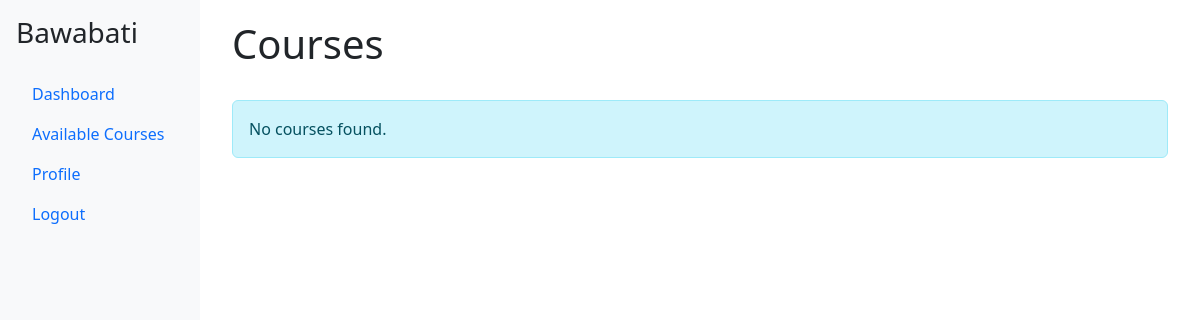
Before: /courses/ (signed in) with the older database file.
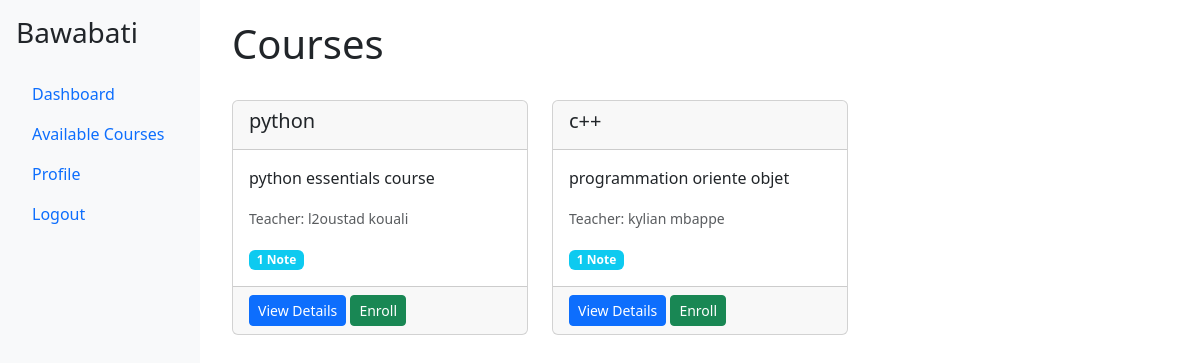
After: the same page with the newer database file.
### bawabati_app/models.py (models this page shows, shortened)
class Course(models.Model):
    title = models.CharField(max_length=200)
    description = models.TextField()
    assigned_teacher = models.ForeignKey(User, on_delete=models.CASCADE, limit_choices_to={'userprofile__role': 'teacher'})
    students = models.ManyToManyField(User, through='Enrollment', related_name='enrolled_courses', limit_choices_to={'userprofile__role': 'student'})
    created_at = models.DateTimeField(auto_now_add=True)
    updated_at = models.DateTimeField(auto_now=True)
    specialisation = models.CharField(max_length=100, blank=True)
    capacity = models.PositiveIntegerField(default=30)  # Or whatever default you want
    end_date = models.DateField(default=get_default_end_date)
    start_date=models.DateTimeField(auto_now_add=True)

### bawabati_app/views.py (the view)
# urls.py: path('courses/', views.CourseListView.as_view(), name='course_list'),
class CourseListView(LoginRequiredMixin, ListView):
    model = Course
    template_name = 'bawabati_app/course_list.html'
    context_object_name = 'courses'
    def get_queryset(self):
        user = self.request.user
        if is_admin(user):
            return Course.objects.all()
        elif is_teacher(user):
            return Course.objects.filter(assigned_teacher=user)
        else:  # student
            enrollments = Enrollment.objects.filter(student=user)
            return Course.objects.filter(id__in=[e.course.id for e in enrollments])

### bawabati_app/views.py (called while the page is built)
def is_admin(user):
    return hasattr(user, 'userprofile') and user.userprofile.role == 'admin'

def is_teacher(user):
    return hasattr(user, 'userprofile') and user.userprofile.role == 'teacher'

### bawabati_app/templates/bawabati_app/course_list.html (shortened to what this page needs)
{% extends "bawabati_app/base.html" %}
{% block content %}
<div class="container-fluid">
    <div class="d-flex justify-content-between align-items-center mb-4">
        <h1>Courses</h1>
    </div>
    <div class="row">
        {% for course in courses %}
        <div class="col-md-4 mb-4">
            <div class="card h-100">
                <div class="card-header">
                    <h5 class="card-title">{{ course.title }}</h5>
                </div>
                <div class="card-body">
                    <p class="card-text">{{ course.description|truncatewords:25 }}</p>
                    <p class="card-text"><small class="text-muted">
                        Teacher: {{ course.assigned_teacher.get_full_name|default:course.assigned_teacher.username }}
                    </small></p>
                    {% with note_count=course.notes.count %}
                    <p class="card-text">
                        <span class="badge bg-info">{{ note_count }} Note{{ note_count|pluralize }}</span>
                    </p>
                    {% endwith %}
                </div>
                <div class="card-footer">
                    <a href="{% url 'course_detail' course.id %}" class="btn btn-sm btn-primary">View Details</a>
                    {% if user.userprofile.role == 'student' %}
                    {% if course in user.enrollment_set.all %}
                    <span class="badge bg-success">Enrolled</span>
                    {% else %}
                    <a href="{% url 'enroll_course' course.id %}" class="btn btn-sm btn-success">
                         Enroll
                    </a>
                    {% endif %}
                    {% endif %}
                </div>
            </div>
        </div>
        {% empty %}
        <div class="col-12">
            <div class="alert alert-info">
                No courses found.
            </div>
        </div>
        {% endfor %}
    </div>
</div>
{% endblock %}

Changed rows visible on the page:
now on this page (row edited): Course: title "python", description "python essentials course", assigned_teacher.get_full_name "l2oustad kouali", notes.count "1"
added Course: title "c++", description "programmation oriente objet", assigned_teacher.get_full_name "kylian mbappe", notes.count "1"
Other visible differences:
text no longer shown: "No courses found."
